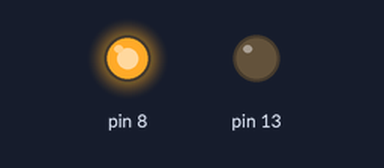
The sketch below on a simulated Arduino Uno, built with avr-gcc and run on an emulated ATmega328P. On the bench: output pins drawn as LEDs (lit = HIGH).

Above: at 0.1 s.
Timing chart, 0 to 1.6 s (numbered marks = the images above):
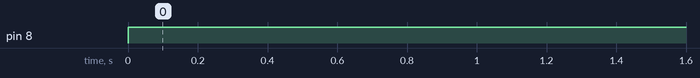

Measured:
- by itself, pin 8: LOW → HIGH at 0.00 s

The sketch:

Rx.ino
```cpp
void setup() {
  Serial.begin(9600);
  pinMode(13,OUTPUT);
  pinMode(8,OUTPUT);

}
char A[3]="ON";
char arr[3];
int i=0;
void loop()
{

 digitalWrite(8,HIGH);
 if(Serial.available()>0) // runs till buffer is not empty
   {
     arr[i]=Serial.read();
     i++;
   }
 if(strcmp(A,arr)==0)
   {
    digitalWrite(13,HIGH);
   }
}
```
